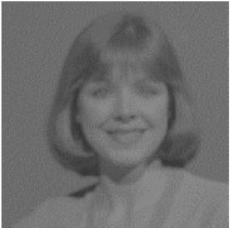
#> input picture week1/face.png, 233 x 228 px, found by its file name
$ python gaus.py   (older library calls are emulated)
#> lines starting #> are read from the running program, lines starting #| are printed output that depends on the picture
import cv2
import numpy as np

image = cv2.imread("face.png")
#> image is the input picture: shape (228, 233, 3); mean B, G, R 112.1, 112.1, 112.1

blurred_image = cv2.GaussianBlur(image,(5,5),0)
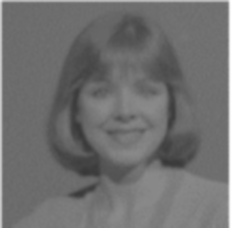
#> blurred_image: shape (228, 233, 3); mean B, G, R 111.8, 111.8, 111.8

laplacian = cv2.Laplacian(blurred_image, cv2.CV_64F)
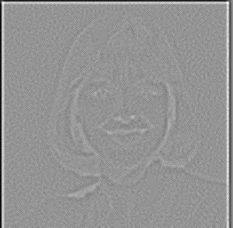
#> laplacian: shape (228, 233, 3) float64; mean B, G, R -0.2, -0.2, -0.2; drawn with min black and max white
laplacian = np.uint8(np.absolute(laplacian))
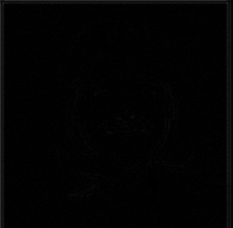
#> laplacian: shape (228, 233, 3); mean B, G, R 2.7, 2.7, 2.7

cv2.imshow("Original Image", image)
cv2.imshow("Blurred Image (Gaussian Filter)", blurred_image)
cv2.imshow("Laplacian Image", laplacian)

cv2.waitKey(0)
cv2.destroyAllWindows()
